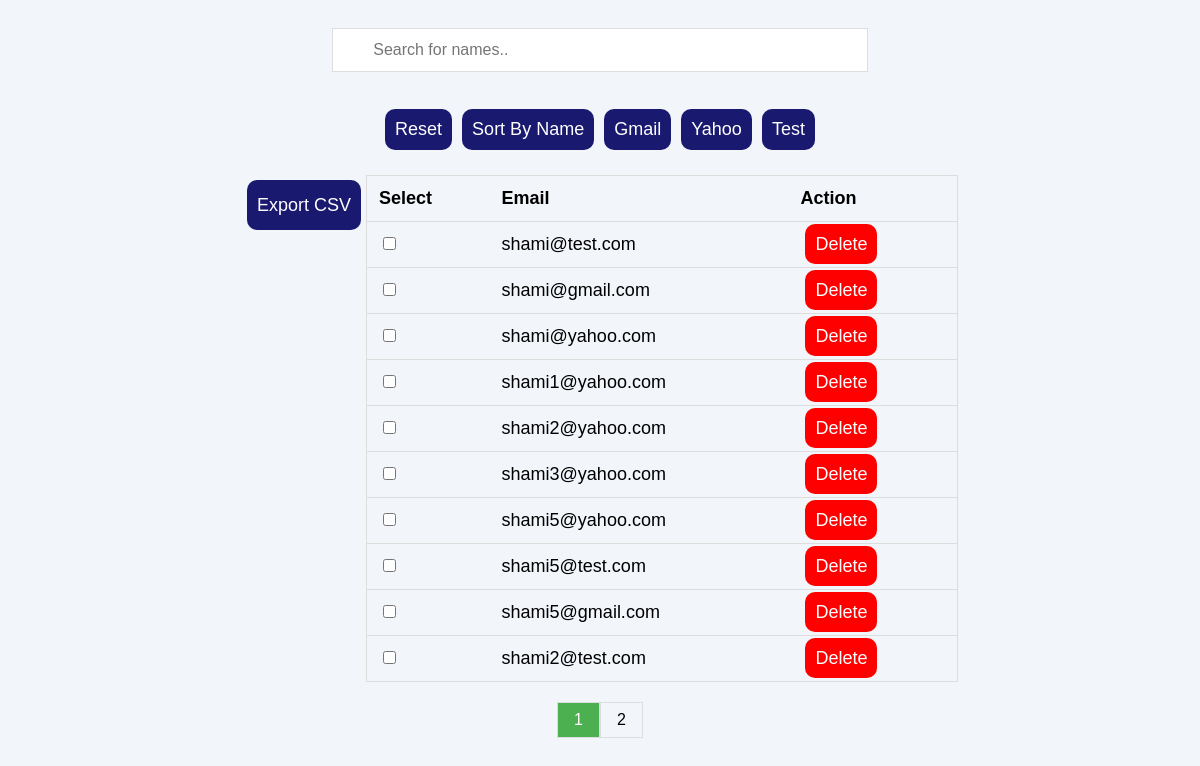
The page /show.php on the database its author committed.
### tables this page shows
CREATE TABLE `domains` (
  `id` int(20) NOT NULL,
  `name` varchar(20) NOT NULL
);

CREATE TABLE `users` (
  `id` int(20) NOT NULL,
  `email` varchar(60) DEFAULT NULL,
  `dateOfSubs` timestamp(6) NOT NULL DEFAULT current_timestamp(6) ON UPDATE current_timestamp(6)
);

### conn.php (called while the page is built, shortened)
<?php
class emailSubs
{
    private $host = "localhost";
    private $db = "assignment";
    private $username = "root";
    private $password = "";
    private $conn;
    function __construct()
    {
        $this->conn = mysqli_connect($this->host, $this->username, $this->password, $this->db);
    }
    function getEmails()
    {
        $start = isset($_GET['page']) ? $_GET['page'] : 1;
        $start--;
        $start = $start * 10;
        $sql = "SELECT * FROM users ORDER BY dateOfSubs ASC LIMIT $start,10";
        return $this->conn->query($sql);
    }
    function totalRecords()
    {
        $sql = "SELECT * FROM users";
        $records =  $this->conn->query($sql);
        return $records->num_rows;
    }
    function getDomains()
    {
        $sql = "SELECT * from domains";
        return $this->conn->query($sql);
    }
}
$obj = new emailSubs();
$data = $obj->getEmails();
$domains = $obj->getDomains();
$totalRecords = $obj->totalRecords();
$currentPage = isset($_GET['page']) ? $_GET['page'] : 1;

### show.php (the view, shortened to what this page needs)
<?php
require("conn.php");
?>
<!DOCTYPE html>
<html lang="en">
<head>
    <link rel="stylesheet" href="stylesheet/style2.css">
</head>
<body>
    <?php if ($data->num_rows > 0) { ?>
        <div class="container">
            <input type="text" id="myInput" onkeyup="search()" placeholder="Search for names..">
        </div>
        <div class="container">
            <button onclick="window.location.reload()"> Reset</button>
            <button onclick="sortTable()">Sort By Name</button>
            <?php while ($row = $domains->fetch_assoc()) {
                $domain = ucfirst($row['name']);
            ?>
                <button onclick="searchSpecific('<?php echo $domain ?>')"> <?php echo $domain ?></button>
            <?php } ?>
        </div>
        <form action="conn.php" method="POST">
            <div class="container">
                <button type="submit" name="exportCsv" class="exportBtn">Export CSV</button>
                <table id="myTable">
                    <tr>
                        <th>Select</th>
                        <th>Email</th>
                        <th>Action</th>
                    </tr>
                    <?php while ($row = $data->fetch_assoc()) { ?>
                        <tr>
                            <td><input type="checkbox" value="<?php echo $row["id"] ?>" name="csv[]" onclick="removeError()"></td>
                            <td><?php echo $row["email"] ?></td>
                            <td>
                                <a class="deleteLink" href="conn.php?delete=<?php echo $row['id'] ?>">Delete</a>
                            </td>
                        </tr>
                    <?php } ?>
                </table>
            </div>
        </form>
        <div class="container">
            <div class=" pagination">
                <?php $pagi = ceil($totalRecords / 10);
                for ($i = 1; $i <= $pagi; $i++) {
                ?>
                    <a class="<?php echo $currentPage == $i ? "active" : "" ?>" href="?page=<?php echo $i ?>"><?php echo $i; ?></a>
                <?php } ?>
            </div>
        </div>
    <?php } else {
        echo "<h1>No Emails added yet</h1>";
    } ?>
</body>
</html>

### stylesheet/style2.css (style rules this page uses)
body { font-family: Arial, Helvetica, sans-serif; background-color: #f2f5fa; }
.container { display: flex; float: left; justify-content: center; margin-top: 20px; width:100%; }
#myInput { width: 40%; font-size: 16px; padding: 12px 20px 12px 40px; border: 1px solid #ddd; margin-bottom: 12px; }
#myTable { border-collapse: collapse; width: 50%; border: 1px solid #ddd; font-size: 18px; }
#myTable th, #myTable td { text-align: left; padding: 12px; }
#myTable tr { border-bottom: 1px solid #ddd; }
button, .deleteLink { cursor: pointer; padding: 10px; background-color: #191970; color: white; border: none; margin: 2px; font-size: 18px; border-radius: 10px; margin :5px; }
.deleteLink { text-decoration: none; background-color: red; }
.pagination { display: inline-block; }
.pagination a { color: black; float: left; padding: 8px 16px; text-decoration: none; border: 1px solid #ddd; }
.pagination a.active { background-color: #4CAF50; color: white; }
.exportBtn { height: 50px; }

### rows shown on the page
domains: name "Gmail"
domains: name "Yahoo"
domains: name "Test"
users: email "shami@test.com"
users: email "shami@gmail.com"
users: email "shami@yahoo.com"
users: email "shami1@yahoo.com"
users: email "shami2@yahoo.com"
users: email "shami3@yahoo.com"
users: email "shami5@yahoo.com"
users: email "shami5@test.com"
users: email "shami5@gmail.com"
users: email "shami2@test.com"
